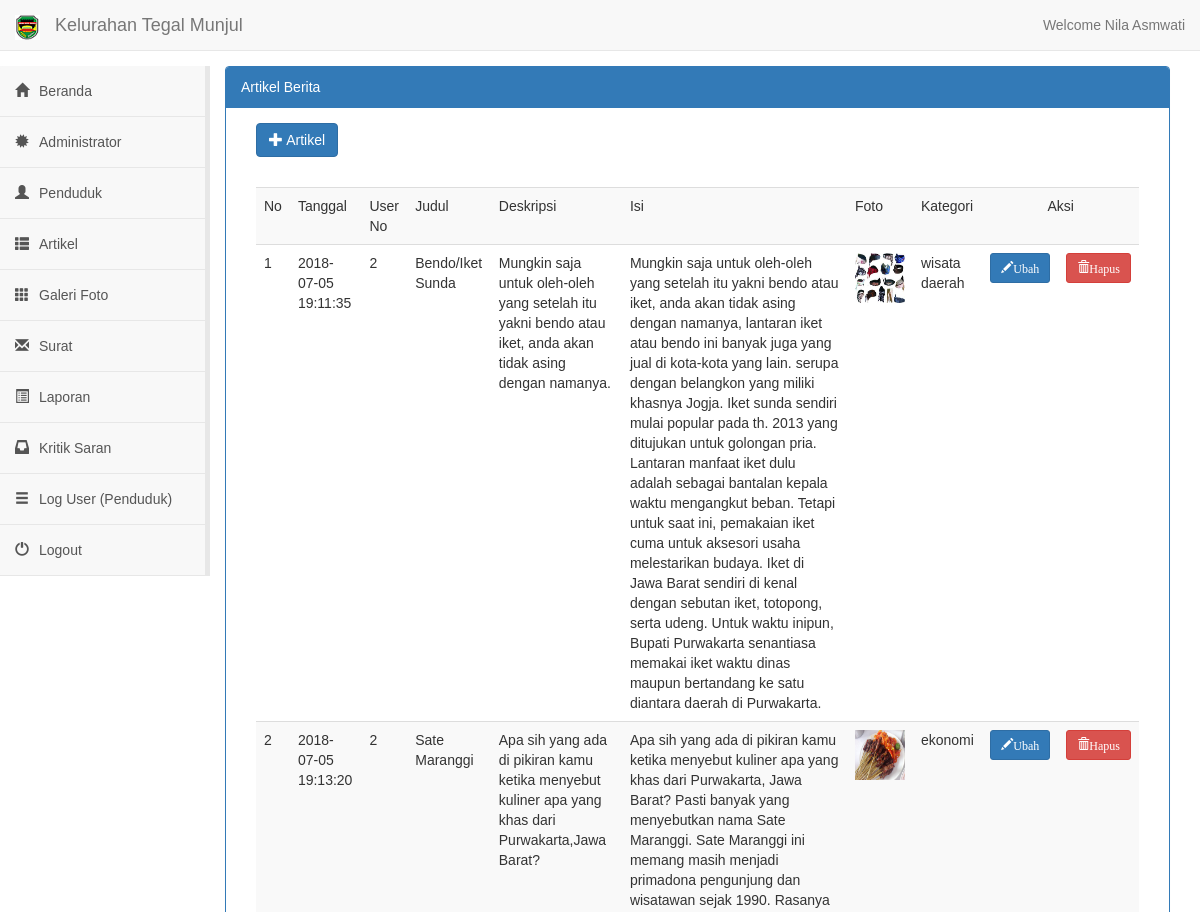
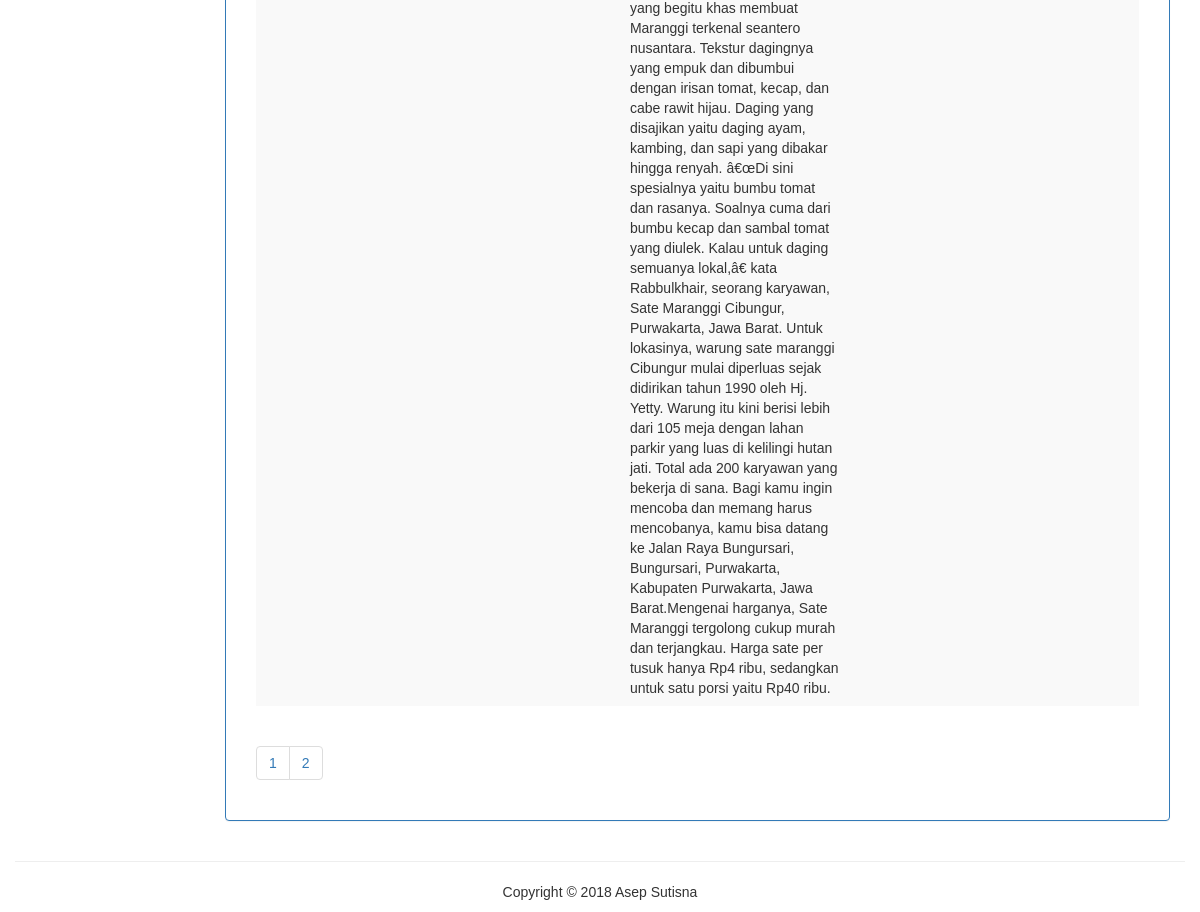
Screenshot of /admin/homeadmin.php?adm=artikel (signed in) with the database file from the repository (2 pictures, top to bottom).
### tables this page shows
CREATE TABLE `tabel_berita` (
  `id_berita` int(11) NOT NULL,
  `id_admin` int(11) NOT NULL,
  `waktu` datetime NOT NULL,
  `judul` varchar(100) NOT NULL,
  `deskripsi_singkat` text NOT NULL,
  `berita` text NOT NULL,
  `kategori` varchar(100) NOT NULL,
  `foto` varchar(50) NOT NULL
);

### admin/admin/artikel.php (the view, shortened to what this page needs)
<div class="panel panel-primary">
	<div class="panel-heading">
	Artikel Berita
	</div>
	<div class="panel-body">
	<div class="col-md-6">
		<a href="?adm=artikel&new=artikel_baru" class="btn btn-primary"><span class="glyphicon glyphicon-plus"></span> Artikel</a>
		<p>&nbsp;</p>
	</div>
	<div class="col-md-6">
	</div>
	<div class="col-md-12">
		<?php
			if(isset($_GET["new"])){
				if($_GET["new"] == "artikel_baru"){
					include 'form_artikel_baru.php';
				}
			}else{
		?>
				<?php
					$halaman = 2;
					$page = isset($_GET["halaman"]) ? (int)$_GET["halaman"] : 1;
					$mulai = ($page>1) ? ($page * $halaman) - $halaman : 0;
					$sqlArtikel = "select * from tabel_berita";
					$getArtikel = mysql_query($sqlArtikel);
					$countArtikel = mysql_num_rows($getArtikel);
					$pages = ceil($countArtikel/$halaman);
					$sql = mysql_query("select * from tabel_berita LIMIT $mulai, $halaman")or die(mysql_error);
					if($countArtikel == 0){
						echo '<div class="alert alert-info">Tidak Ada Berita</div>';
					}else{
				?>
				<table class="table table-striped">
					<tr>
						<td align="center">No</td>
						<td>Tanggal</td>
						<td>User No</td>
						<td>Judul</td>
						<td>Deskripsi</td>
						<td>Isi</td>
						<td>Foto</td>
						<td>Kategori</td>
						<td colspan="2" style="text-align: center;">Aksi</td>
					</tr>
				<?php
					$no = 1;
					while($dataArtikel = mysql_fetch_array($sql)){
				?>
					<tr>
						<td><?php echo $no; ?></td>
						<td><?php echo $dataArtikel["waktu"]; ?></td>
						<td><?php echo $dataArtikel["id_admin"]; ?></td>
						<td><?php echo $dataArtikel["judul"]; ?></td>
						<td><?php echo $dataArtikel["deskripsi_singkat"]; ?></td>
						<td><?php echo $dataArtikel["berita"]; ?></td>
						<td><img src="../img/<?php echo $dataArtikel["foto"]; ?>" width="50" height="50"></td>
						<td><?php echo $dataArtikel["kategori"]; ?></td>
						<td><a href="admin/editartikel.php?IDEdit=<?php echo $dataArtikel['id_berita'];?>" class="btn btn-sm btn-primary"><span class="glyphicon glyphicon-pencil">Ubah</span></a></td>
						<td><a href="admin/hapusartikel.php?IDHapus=<?php echo $dataArtikel['id_berita'];?>" class="btn btn-sm btn-danger" onclick="return confirm('Yakin Hapus Data?')"> <span class="glyphicon glyphicon-trash">Hapus</a></span>
						</td>
					</tr>
				<?php
						$no ++;
					}
				?>
				</table>
				<div class="">
				<nav aria-label="Page navigation">
				<ul class="pagination">
				 <?php
						  	for ($i=1; $i<=$pages ; $i++){
						  ?>
							    <li><a href="?adm=artikel&halaman=<?php echo $i; ?>"><?php echo $i; ?></a></li>
						  <?php  } ?>
						 		</ul>
							</nav>
						</div>
				</div>
				<?php
					}
				?>
		<?php
			}
		?>
	</div>
</div>

### assets/css/simpelstyle.css (style rules this page uses)
body { margin: 0; padding: 0; background-size: cover; font-family: sans-serif; }
::placeholder { color: rgba(255,255,255,.5); }

### rows the page displays
tabel_berita: waktu "2018-07-05 19:11:35", id_admin "2", judul "Bendo/Iket Sunda", deskripsi_singkat "Mungkin saja untuk oleh-oleh yang setelah itu yakni bendo atau iket, anda akan tidak asing dengan namanya.", berita "Mungkin saja untuk oleh-oleh yang setelah itu yakni bendo atau iket, anda akan tidak asing dengan namanya, lantaran iket atau bendo ini banyak juga yang jual di kota-kota yang lain. serupa dengan belangkon yang miliki khasnya Jogja. Iket sunda sendiri mulai popular pada th. 2013 yang ditujukan untuk golongan pria. Lantaran manfaat iket dulu adalah sebagai bantalan kepala waktu mengangkut beban. Tetapi untuk saat ini, pemakaian iket cuma untuk aksesori usaha melestarikan budaya. Iket di Jawa Barat sendiri di kenal dengan sebutan iket, totopong, serta udeng. Untuk waktu inipun, Bupati Purwakarta senantiasa memakai iket waktu dinas maupun bertandang ke satu diantara daerah di Purwakarta.", foto (picture), kategori "wisata daerah"
tabel_berita: waktu "2018-07-05 19:13:20", id_admin "2", judul "Sate Maranggi", deskripsi_singkat "Apa sih yang ada di pikiran kamu ketika menyebut kuliner apa yang khas dari Purwakarta,Jawa Barat?", berita "Apa sih yang ada di pikiran kamu ketika menyebut kuliner apa yang khas dari Purwakarta, Jawa Barat? Pasti banyak yang menyebutkan nama Sate Maranggi. Sate Maranggi ini memang masih menjadi primadona pengunjung dan wisatawan sejak 1990. Rasanya yang begitu khas membuat Maranggi terkenal seantero nusantara. Tekstur dagingnya yang empuk dan dibumbui dengan irisan tomat, kecap, dan cabe rawit hijau. Daging yang disajikan yaitu daging ayam, kambing, dan sapi yang dibakar hingga renyah. â€œDi sini spesialnya yaitu bumbu tomat dan rasanya. Soalnya cuma dari bumbu kecap dan sambal tomat yang diulek. Kalau untuk daging semuanya lokal,â€ kata Rabbulkhair, seorang karyawan, Sate Maranggi Cibungur,…", foto (picture), kategori "ekonomi"

### other values shown
$_SESSION["nama"] "Nila Asmwati"
